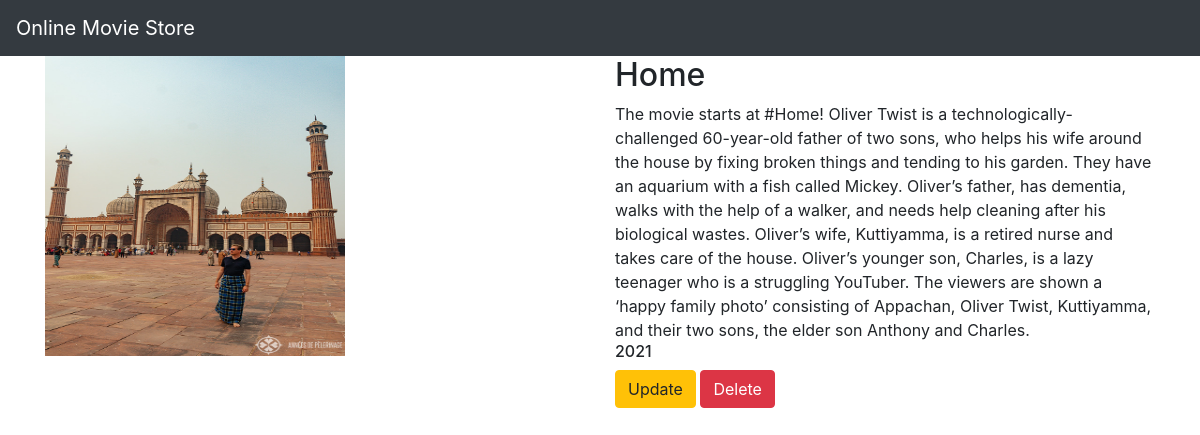
The app's page /movie/4/ with its own data.
### movieapp/models.py (models this page shows, shortened)
class Movie(models.Model):
    name=models.CharField(max_length=250)
    desc=models.TextField()
    year=models.IntegerField()
    img=models.ImageField(upload_to='gallery')

### movieapp/views.py (the view)
# urls.py: path('movie/<int:movie_id>/',views.detail,name='detail'),
def detail(request,movie_id):
    movie=Movie.objects.get(id=movie_id)
    return render(request,"detail.html",{'movie':movie})

### templates/detail.html
{% extends 'base.html' %}
{% block body %}
<div class="container">
    <div class="row">
        <div class="col-md-6">
            <img src="{{movie.img.url}}" width="300" height="300">
        </div>
<div class="col-md-6">
    <h2>{{movie.name}}</h2>
    <h>{{movie.desc}}</h>
    <h6>{{movie.year}}</h6>
    <a class="btn btn-warning" href="{% url 'movieapp:update' movie.id %}">Update</a>
    <a class="btn btn-danger" href="{% url 'movieapp:delete' movie.id %}">Delete</a>
</div>
</div>
</div>
{% endblock %}

### records on screen
Movie: img (picture), name "Home", desc "The movie starts at #Home! Oliver Twist is a technologically-challenged 60-year-old father of two sons, who helps his wife around the house by fixing broken things and tending to his garden. They have an aquarium with a fish called Mickey. Oliver’s father, has dementia, walks with the help of a walker, and needs help cleaning after his biological wastes. Oliver’s wife, Kuttiyamma, is a retired nurse and takes care of the house. Oliver’s younger son, Charles, is a lazy teenager who is a struggling YouTuber. The viewers are shown a ‘happy family photo’ consisting of Appachan, Oliver Twist, Kuttiyamma, and their two sons, the elder son Anthony and Charles.", year "2021"
